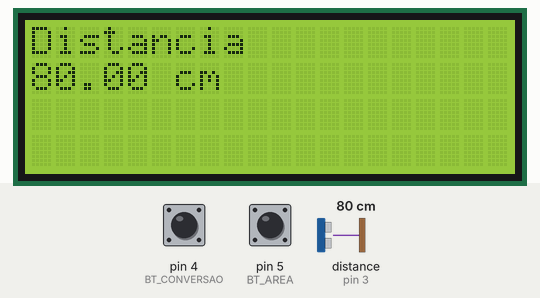
Bench run of a sketch on a simulated Arduino Uno, built with avr-gcc and run on an emulated ATmega328P. Shown: 20×4 character LCD. The test bench sets the inputs (shaded band); at power-on: pin 5 (BT_AREA) HIGH, pin 4 (BT_CONVERSAO) HIGH, distance to the obstacle (sensor on pin 3) 80 cm. The echo pulse lasts 58.3 µs per cm; what the sketch prints to the serial monitor is not drawn.

Above: at 1.2 s.
1.3 s: pin 5 (BT_AREA) pulled LOW for 1 s
At 3.9 s:
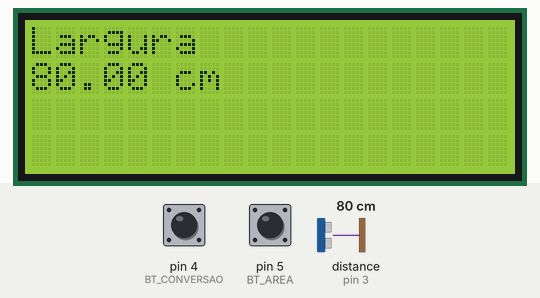
4.3 s: pin 5 (BT_AREA) pulled LOW for 0.15 s
At 5.3 s:
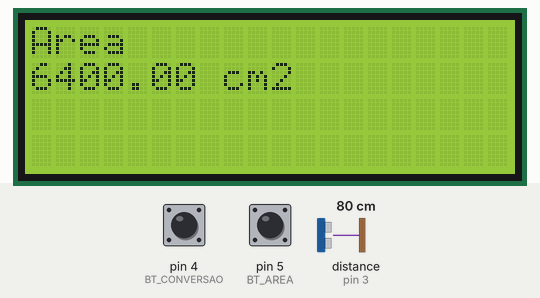
6.4 s: pin 5 (BT_AREA) pulled LOW for 0.15 s
At 6.9 s:
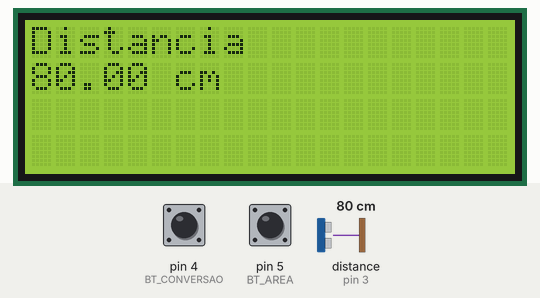
10.7 s: pin 4 (BT_CONVERSAO) pulled LOW for 0.15 s
At 11.4 s:
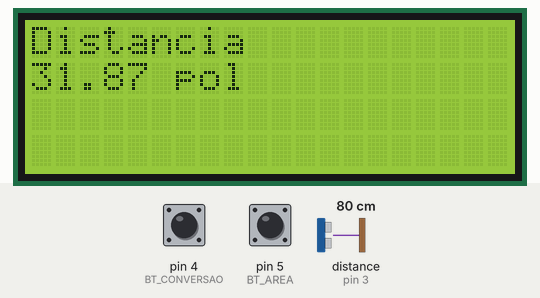
15.0 s: pin 4 (BT_CONVERSAO) pulled LOW for 1 s
At 17.1 s:
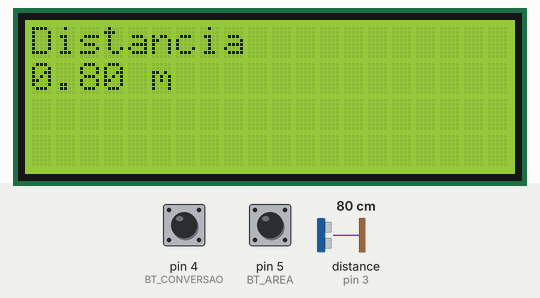
17.5 s: pin 4 (BT_CONVERSAO) pulled LOW for 0.15 s
At 19.0 s:
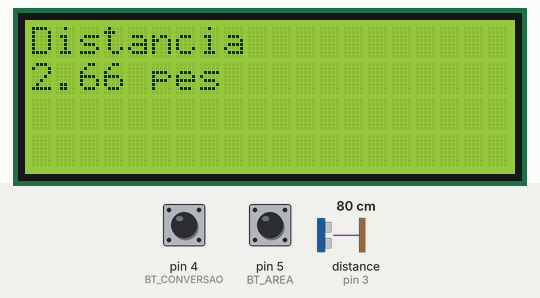
Timing chart, 0 to 20.5 s (numbered marks = the images above; inputs shaded):
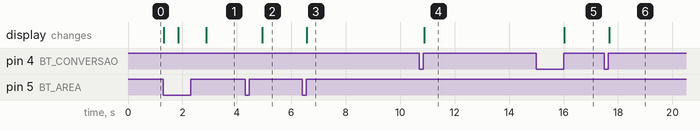

The sketch:

video-funcionamento.ino
```cpp
#include <Ultrasonic.h>
#include <LiquidCrystal_I2C.h>

#define PINO_TRIGGER 2
#define PINO_ECHO 3

#define BT_CONVERSAO 4
#define BT_AREA 5

#define TAXA_ATUALIZACAO 1000
#define DISTANCIA_MAX 350 //3,5m

enum Unidades {
  CMT,
  POL,
  MT,
  PES
};

Ultrasonic sensor(PINO_TRIGGER, PINO_ECHO);
LiquidCrystal_I2C lcd(0x27, 20, 4);
Unidades unidade = CMT;

float medirDistancia();
void imprimirDistancia();
void imprimirUnidade();
void calcularArea();

void setup() {
  pinMode(BT_CONVERSAO, INPUT_PULLUP);
  pinMode(BT_AREA, INPUT_PULLUP);
  lcd.init();
  lcd.backlight();
  Serial.begin(9600);
}

void loop() {

  lcd.clear();
  lcd.setCursor(0, 0);
  lcd.print(F("Distancia"));

  lcd.setCursor(0, 1);

  float distancia = medirDistancia();

  if(distancia < 0) {
     lcd.print(F("fora de escala"));
     return;
  }

  lcd.print(String(distancia));
  lcd.print(F(" "));

  Serial.print("Distancia: " + String(distancia) + " ");

   imprimirUnidade();

  long tempo_ref = millis();
  while (millis() - tempo_ref < TAXA_ATUALIZACAO) {
    if (digitalRead(BT_CONVERSAO) == LOW) {
      unidade = unidade < PES ? unidade + 1 : CMT;
      while (!digitalRead(BT_CONVERSAO));
      break;
    }

    if(digitalRead(BT_AREA) == LOW) {
      calcularArea();
      while(!digitalRead(BT_AREA));
      break;
    }
  }
}

float medirDistancia() {
  float distancia = sensor.read();

   if(distancia > DISTANCIA_MAX) {
    return -1.0;
  }

  switch(unidade) {
    case POL:
    distancia /= 2.51;
    break;
    case MT:
    distancia /= 100.0;
    break;
    case PES:
    distancia /= 30.12;
    break;
  }

  return distancia;
}

void imprimirUnidade() {
  switch(unidade) {
    case CMT:
    lcd.print(F("cm"));
    Serial.println(F("cm"));
    break;
    case POL:
    lcd.print(F("pol"));
    Serial.println(F("pol"));
    break;
    case MT:
    lcd.print(F("m"));
    Serial.println(F("m"));
    break;
    case PES:
    lcd.print(F("pes"));
    Serial.println(F("pes"));
    break;
  }
}

void calcularArea() {
  lcd.clear();
  lcd.setCursor(0, 0);
  lcd.print(F("Calculo de area"));

  Serial.println(F("Calculo de area"));

  delay(500);

  float area = 0;
  float distancia;
  float mensurado;

  for(int i = 0; i < 2; i++) {
    distancia = 0;
    mensurado = false;
    while(mensurado == false) {
      lcd.clear();
      lcd.setCursor(0, 0);
      lcd.print(i == 0 ? F("Comprimento") : F("Largura"));

      Serial.print(i == 0 ? F("Comprimento") : F("Largura"));
      Serial.print(" ");

      lcd.setCursor(0, 1);
      distancia = medirDistancia();
      lcd.print(distancia < 0 ? F("fora de escala") : String(distancia));
      lcd.print(F(" "));

      Serial.print(distancia < 0 ? F("fora de escala") : String(distancia));

      imprimirUnidade();

      long t_ref = millis();

      while(millis() - t_ref < TAXA_ATUALIZACAO) {
        if(!digitalRead(BT_AREA)) {
          while(!digitalRead(BT_AREA));
          area = i==0 ? distancia : distancia*area;
          mensurado = true;
        }
      }
    }
  }

  lcd.clear();
  lcd.setCursor(0, 0);
  lcd.print(F("Area"));
  lcd.setCursor(0, 1);
  lcd.print(area);
  lcd.print(F(" "));
  Serial.println("Area: " + String(area) + " ");
  imprimirUnidade();
  lcd.print(F("2"));

  while(digitalRead(BT_AREA));
}
```

Measured:
- after the input at 1.3 s, the display: first changes at once (image 1 shows a later state)
- after the input at 4.3 s, the display: changes after 0.63 s (image 2)
- after the input at 6.4 s, the display: changes after 0.18 s (image 3)
- after the input at 10.7 s, the display: changes after 0.18 s (image 4)
- after the input at 15.0 s, the display: changes after 1.0 s (image 5)
- after the input at 17.5 s, the display: changes after 0.18 s (image 6)
